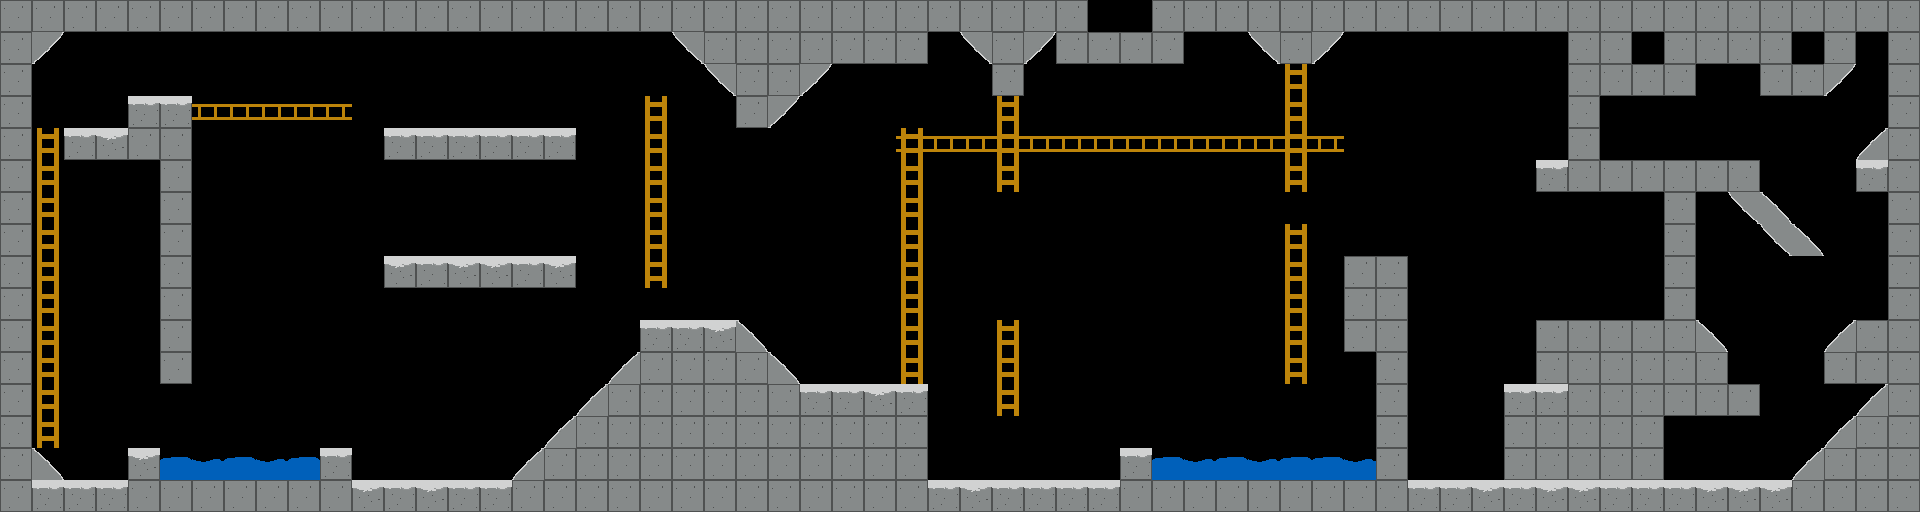

The image is a tile-based game level rendered from a .tmx file. Its description and complete source (layers, tilesets, objects, tile grids) follow:
An orthogonal 60x16 tile map with 32x32 px tiles, 1 tile layer (Tile Layer 1), 3 tilesets and 12 objects.

<map version="1.9" tiledversion="1.9.2" orientation="orthogonal" renderorder="right-down" width="60" height="16" tilewidth="32" tileheight="32" infinite="0" nextlayerid="4" nextobjectid="16">
 <editorsettings>
  <export target="level1.json" format="json" />
 </editorsettings>
 <tileset firstgid="1" name="character" tilewidth="37" tileheight="42" tilecount="15" columns="5">
  <image source="../character/character.png" width="215" height="141" />
 </tileset>
 <tileset firstgid="16" name="tiles" tilewidth="32" tileheight="32" tilecount="15" columns="3">
  <image source="tiles.png" width="96" height="160" />
  <tile id="1">
   <animation>
    <frame tileid="1" duration="700" />
    <frame tileid="2" duration="700" />
   </animation>
  </tile>
  <tile id="2">
   <animation>
    <frame tileid="2" duration="700" />
    <frame tileid="1" duration="700" />
   </animation>
  </tile>
  <tile id="3">
   <objectgroup draworder="index" id="2">
    <object id="1" x="9.83039" y="0.139769" width="12.2996" height="31.6809" />
   </objectgroup>
  </tile>
  <tile id="4">
   <objectgroup draworder="index" id="2">
    <object id="1" x="0.232948" y="14.1632" width="31.6343" height="0.605664" />
   </objectgroup>
  </tile>
 </tileset>
 <tileset firstgid="31" name="inventory" tilewidth="32" tileheight="32" tilecount="12" columns="3">
  <image source="../inventory/inventory.png" width="96" height="128" />
  <tile id="0">
   <objectgroup draworder="index" id="5">
    <object id="11" x="7.0816" y="4.93849" width="13.9303" height="23.9936" />
   </objectgroup>
  </tile>
 </tileset>
 <layer id="1" name="Tile Layer 1" width="60" height="16">
  <data encoding="csv">
22,22,22,22,22,22,22,22,22,22,22,22,22,22,22,22,22,22,22,22,22,22,22,22,22,22,22,22,22,22,22,22,22,22,0,0,22,22,22,22,22,22,22,22,22,22,22,22,22,22,22,22,22,22,22,22,22,22,22,22,
22,26,0,0,0,0,0,0,0,0,0,0,0,0,0,0,0,0,0,0,0,27,22,22,22,22,22,22,22,0,27,22,26,22,22,22,22,0,0,27,22,26,0,0,0,0,0,0,0,22,22,0,22,22,22,22,0,22,0,22,
22,0,0,0,0,0,0,0,0,0,0,0,0,0,0,0,0,0,0,0,0,0,27,22,22,26,0,0,0,0,0,22,0,0,0,0,0,0,0,0,19,0,0,0,0,0,0,0,0,22,22,22,22,0,0,22,22,26,0,22,
22,0,0,0,16,16,20,20,20,20,20,0,0,0,0,0,0,0,0,0,19,0,0,22,26,0,0,0,0,0,0,19,0,0,0,0,0,0,0,0,19,0,0,0,0,0,0,0,0,22,0,0,0,0,0,0,0,0,0,22,
22,19,16,21,22,22,0,0,0,0,0,0,16,16,16,16,16,16,0,0,19,0,0,0,0,0,0,0,23,20,20,23,20,20,20,20,20,20,20,20,23,20,0,0,0,0,0,0,0,22,0,0,0,0,0,0,0,0,24,22,
22,19,0,0,0,22,0,0,0,0,0,0,0,0,0,0,0,0,0,0,19,0,0,0,0,0,0,0,19,0,0,19,0,0,0,0,0,0,0,0,19,0,0,0,0,0,0,0,16,22,22,22,22,22,22,0,0,0,16,22,
22,19,0,0,0,22,0,0,0,0,0,0,0,0,0,0,0,0,0,0,19,0,0,0,0,0,0,0,19,0,0,0,0,0,0,0,0,0,0,0,0,0,0,0,0,0,0,0,0,0,0,0,22,0,27,25,0,0,0,22,
22,19,0,0,0,22,0,0,0,0,0,0,0,0,0,0,0,0,0,0,19,0,0,0,0,0,0,0,19,0,0,0,0,0,0,0,0,0,0,0,19,0,0,0,0,0,0,0,0,0,0,0,22,0,0,27,25,0,0,22,
22,19,0,0,0,22,0,0,0,0,0,0,21,16,21,21,16,21,0,0,19,0,0,0,0,0,0,0,19,0,0,0,0,0,0,0,0,0,0,0,19,0,22,22,0,0,0,0,0,0,0,0,22,0,0,0,0,0,0,22,
22,19,0,0,0,22,0,0,0,0,0,0,0,0,0,0,0,0,0,0,0,0,0,0,0,0,0,0,19,0,0,0,0,0,0,0,0,0,0,0,19,0,22,22,0,0,0,0,0,0,0,0,22,0,0,0,0,0,0,22,
22,19,0,0,0,22,0,0,0,0,0,0,0,0,0,0,0,0,0,0,16,16,21,25,0,0,0,0,19,0,0,19,0,0,0,0,0,0,0,0,19,0,22,22,0,0,0,0,22,22,22,22,22,25,0,0,0,24,22,22,
22,19,0,0,0,22,0,0,0,0,0,0,0,0,0,0,0,0,0,24,22,22,22,22,25,0,0,0,19,0,0,19,0,0,0,0,0,0,0,0,19,0,0,22,0,0,0,0,22,22,22,22,22,22,0,0,0,22,22,22,
22,19,0,0,0,0,0,0,0,0,0,0,0,0,0,0,0,0,24,22,22,22,22,22,22,16,16,21,16,0,0,19,0,0,0,0,0,0,0,0,0,0,0,22,0,0,0,16,16,22,22,22,22,22,22,0,0,0,24,22,
22,19,0,0,0,0,0,0,0,0,0,0,0,0,0,0,0,24,22,22,22,22,22,22,22,22,22,22,22,0,0,0,0,0,0,0,0,0,0,0,0,0,0,22,0,0,0,22,22,22,22,22,0,0,0,0,0,24,22,22,
22,25,0,0,21,17,18,17,18,17,16,0,0,0,0,0,24,22,22,22,22,22,22,22,22,22,22,22,22,0,0,0,0,0,0,16,17,18,17,18,17,17,18,22,0,0,0,22,22,22,22,22,0,0,0,0,24,22,22,22,
22,16,16,16,22,22,22,22,22,22,22,21,16,21,16,16,22,22,22,22,22,22,22,22,22,22,22,22,22,16,21,16,16,16,16,22,22,22,22,22,22,22,22,22,16,16,21,16,21,21,16,16,16,21,21,21,22,22,22,22
</data>
 </layer>
 <objectgroup id="2" name="Object Layer 1">
  <object id="2" gid="1" x="73.667" y="449.667" width="37" height="42">
   <properties>
    <property name="class" value="Character" />
   </properties>
  </object>
  <object id="6" gid="31" x="39.3333" y="96" width="32" height="32">
   <properties>
    <property name="class" value="Sausage" />
   </properties>
  </object>
  <object id="7" gid="31" x="162" y="89.3333" width="32" height="32">
   <properties>
    <property name="class" value="Sausage" />
   </properties>
  </object>
  <object id="8" gid="31" x="474.667" y="120.667" width="32" height="32">
   <properties>
    <property name="class" value="Sausage" />
   </properties>
  </object>
  <object id="10" gid="31" x="1741.33" y="338.667" width="32" height="32">
   <properties>
    <property name="class" value="Sausage" />
   </properties>
  </object>
  <object id="11" gid="31" x="1452" y="157.333" width="32" height="32">
   <properties>
    <property name="class" value="Sausage" />
   </properties>
  </object>
  <object id="12" gid="31" x="1120.33" y="301.333" width="32" height="32">
   <properties>
    <property name="class" value="Sausage" />
   </properties>
  </object>
  <object id="14" gid="32" x="1569.67" y="293.667" width="32" height="32">
   <properties>
    <property name="class" value="Key" />
    <property name="rectId" value="1" />
   </properties>
  </object>
  <object id="15" x="1512.67" y="424" width="142.667" height="50.6667">
   <properties>
    <property name="id" value="1" />
    <property name="type" value="overlapRect" />
   </properties>
  </object>
 </objectgroup>
</map>
